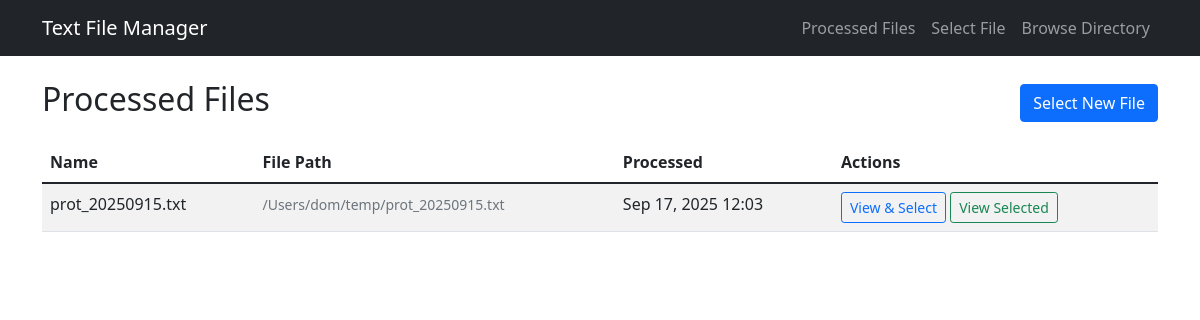
The page / on the database its author committed.
### upload/models.py (models this page shows, shortened)
class TextFile(models.Model):
    name = models.CharField(max_length=255)
    file_path = models.CharField(max_length=500)  # Store relative path to the file
    processed_at = models.DateTimeField(auto_now_add=True)

### upload/views.py (the view)
# urls.py: path('', views.file_list, name='file_list'),
def file_list(request):
    files = TextFile.objects.all().order_by('-processed_at')
    return render(request, 'file_list.html', {'files': files})

### templates/file_list.html
{% extends 'base.html' %}
{% block content %}
<div class="row">
    <div class="col-12">
        <div class="d-flex justify-content-between align-items-center mb-3">
            <h2>Processed Files</h2>
            <a href="{% url 'select_file' %}" class="btn btn-primary">Select New File</a>
        </div>
        {% if files %}
            <div class="table-responsive">
                <table class="table table-striped">
                    <thead>
                        <tr>
                            <th>Name</th>
                            <th>File Path</th>
                            <th>Processed</th>
                            <th>Actions</th>
                        </tr>
                    </thead>
                    <tbody>
                        {% for file in files %}
                        <tr>
                            <td>{{ file.name }}</td>
                            <td><small class="text-muted">{{ file.file_path }}</small></td>
                            <td>{{ file.processed_at|date:"M d, Y H:i" }}</td>
                            <td>
                                <a href="{% url 'view_file' file.id %}" class="btn btn-sm btn-outline-primary">View & Select</a>
                                <a href="{% url 'view_selected' file.id %}" class="btn btn-sm btn-outline-success">View Selected</a>
                            </td>
                        </tr>
                        {% endfor %}
                    </tbody>
                </table>
            </div>
        {% else %}
            <div class="alert alert-info">
                <h5>No files processed yet</h5>
                <p>Select your first text file from the server directory to get started.</p>
                <a href="{% url 'select_file' %}" class="btn btn-primary">Select File</a>
            </div>
        {% endif %}
    </div>
</div>
{% endblock %}

### rows shown on the page
TextFile: name "prot_20250915.txt", file_path "/Users/dom/temp/prot_20250915.txt", processed_at "Sep 17, 2025 12:03"
